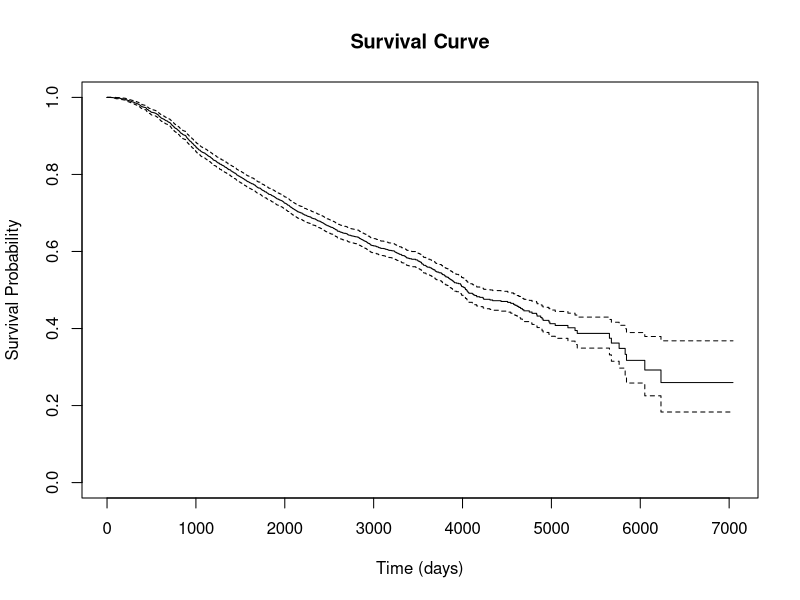
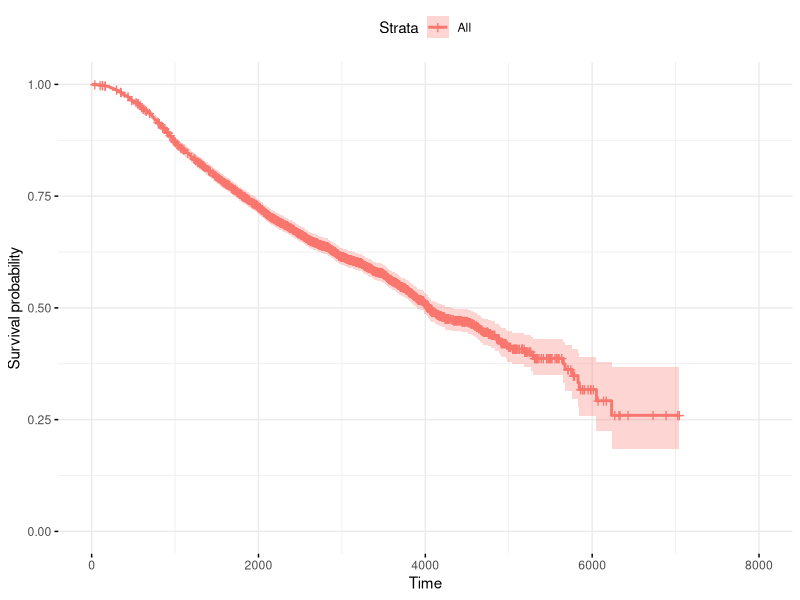
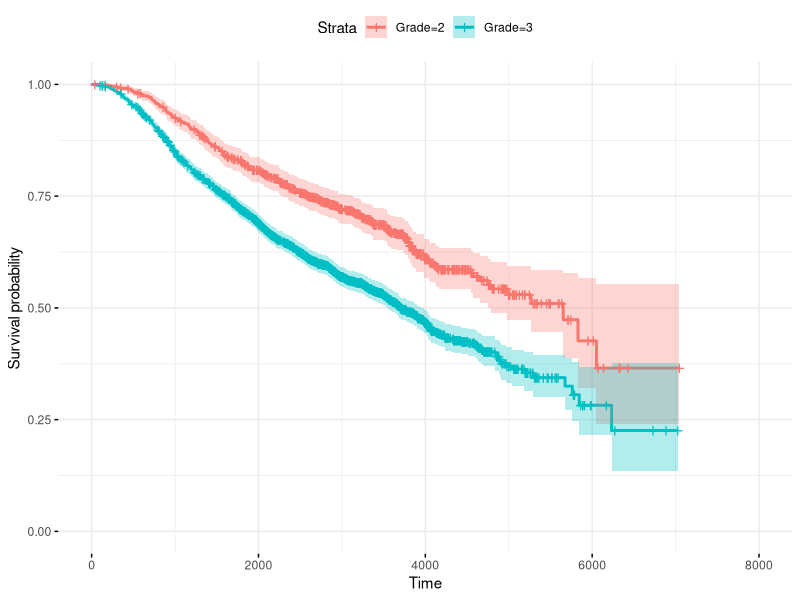
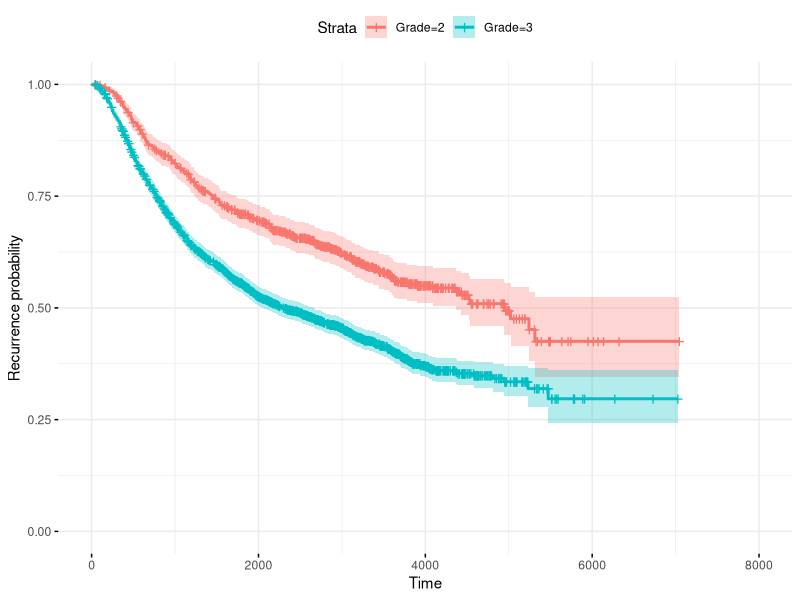
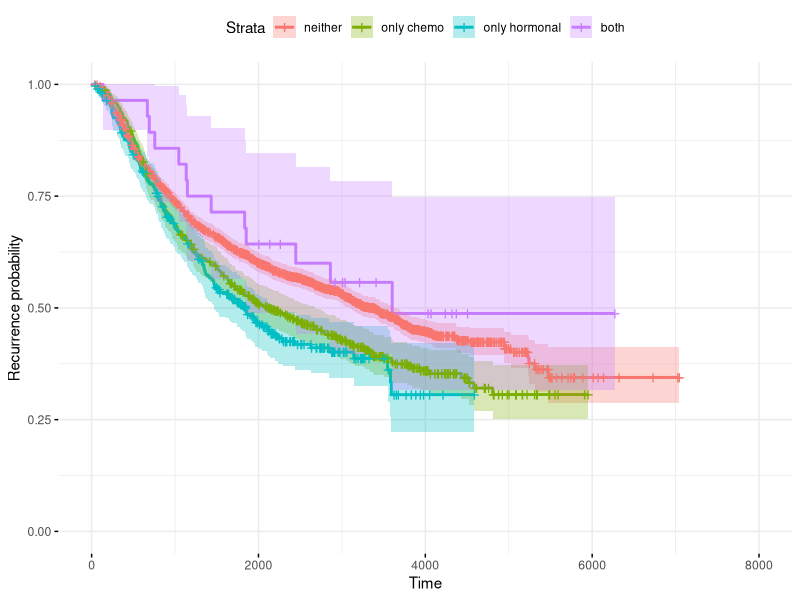
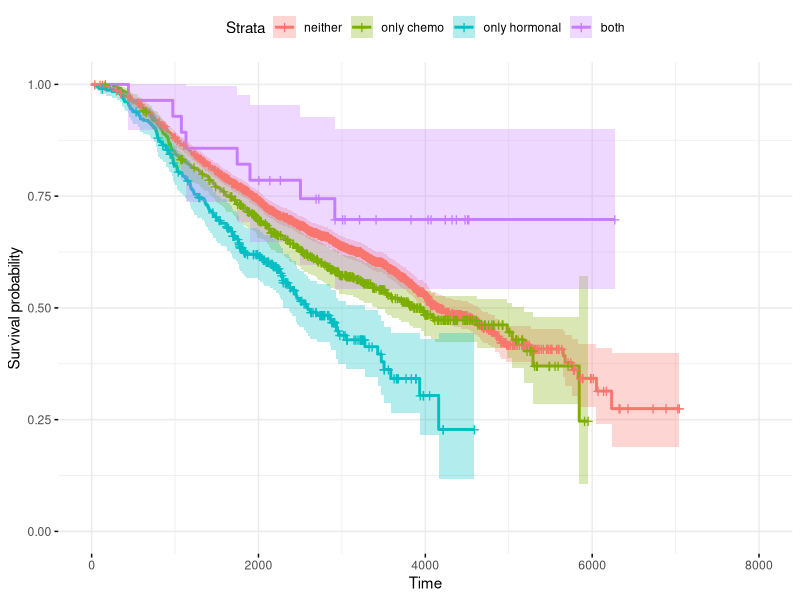

Write R code to recreate these figures, in order.
library(survival)
library(survminer)
library(broom)

cox_model <- coxph(formula = Surv(dtime, death) ~ age, data = rotterdam)
summary(cox_model)
plot(survfit(cox_model), xlab = "Time (days)", ylab = "Survival Probability", 
     main = "Survival Curve")
ggsurvplot(fit=survfit(cox_model), data=rotterdam, ggtheme = theme_minimal())

cox_model2 <- coxph(formula = Surv(dtime, death) ~ grade, data = rotterdam)
summary(cox_model2)
fit <- survfit(Surv(dtime, death) ~ grade, data=rotterdam)
ggsurvplot(fit, conf.int = TRUE, legend.labs=c("Grade=2", "Grade=3"), 
           ggtheme = theme_minimal())


coxph(formula = Surv(rtime, recur) ~ grade, data = rotterdam)
ggsurvplot(fit=survfit(Surv(rtime, recur) ~ grade, data=rotterdam), 
           conf.int = TRUE, legend.labs=c("Grade=2", "Grade=3"), 
           ylab="Recurrence probability",
           ggtheme = theme_minimal())

coxph(formula = Surv(rtime, recur) ~ hormon + chemo, data = rotterdam)
ggsurvplot(fit=survfit(Surv(rtime, recur) ~ hormon + chemo, data=rotterdam), 
           conf.int = TRUE, legend.labs=c("neither", "only chemo", "only hormonal", "both"),
           ylab="Recurrence probability",
           ggtheme = theme_minimal())

coxph(formula = Surv(dtime, death) ~ hormon + chemo, data = rotterdam)
ggsurvplot(fit=survfit(Surv(dtime, death) ~ hormon + chemo, data=rotterdam), 
           conf.int = TRUE, legend.labs=c("neither", "only chemo", "only hormonal", "both"),
           ggtheme = theme_minimal())



#' Cox modeling for recurrence
#' @description 
#' @param 
#' @return
cox_recur <- function(data) {
  
  # compute the cox model with tumor grade as covariate
  cox_model <- coxph(formula = Surv(rtime, recur) ~ grade, data=data)
  print(summary(cox_model))
  # save coefficients in csv file
  write.csv(summary(cox_model)$coefficients, file=paste0(name,"cox_rceur_grade.csv"))
  # plot survival curve and save as png
  plot <- ggsurvplot(fit=survfit(Surv(rtime, recur) ~ grade, data=data), 
                     conf.int = TRUE, 
                     legend.labs=c("Grade=2", "Grade=3"), 
                     ylab="Recurrence probability", 
                     title="Recurrence curve based on tumor grade",
                     ggtheme = theme_minimal())
  ggsave(paste0(name,"cox_recur_grade.png"), plot)
  
  # compute the cox model with treatments as covariates
  cox_model <- coxph(formula = Surv(rtime, recur) ~ hormon + chemo, data=data)
  print(summary(cox_model))
  # save coefficients in csv file
  write.csv(summary(cox_model)$coefficients, file="recur_treatment_1.csv")
  # plot survival curve and save as png
  plot <- ggsurvplot(fit=survfit(Surv(rtime, recur) ~ hormon + chemo, data=data), 
                     conf.int = TRUE, 
                     legend.labs=c("neither", "only chemo", "only hormonal", "both"),
                     ylab="Recurrence probability", 
                     title="Recurrence curve based on treatment",
                     ggtheme = theme_minimal())
  ggsave(paste0(name,"cox_recur_treatment.png"), plot)
  
}


#' Cox modeling for survival
#' @description 
#' @param 
#' @return
cox_surv <- function(data, name) {
  
  # compute the cox model with tumor grade as covariate
  cox_model <- coxph(formula = Surv(dtime, death) ~ grade, data=data)
  print(summary(cox_model))
  # save coefficients in csv file
  write.csv(summary(cox_model)$coefficients, file=paste0(name,"cox_surv_grade.csv"))
  # plot survival curve and save as png
  plot <- ggsurvplot(fit=survfit(Surv(dtime, death) ~ grade, data=data), 
                     conf.int = TRUE, 
                     legend.labs=c("Grade=2", "Grade=3"), 
                     title="Survival curve based on tumor grade",
                     ggtheme = theme_minimal())
  ggsave(paste0(name,"cox_surv_grade.png"), plot)
  
  # compute the cox model with treatments as covariates
  cox_model <- coxph(formula = Surv(dtime, death) ~ hormon + chemo, data=data)
  print(summary(cox_model))
  # save coefficients in csv file
  write.csv(summary(cox_model)$coefficients, file=paste0(name,"cox_surv_treatment.csv"))
  # plot survival curve and save as png
  plot <- ggsurvplot(fit=survfit(Surv(dtime, death) ~ hormon + chemo, data=data), 
                     conf.int = TRUE, 
                     legend.labs=c("neither", "only chemo", "only hormonal", "both"),
                     title="Survival curve based on treatment",
                     ggtheme = theme_minimal())
  ggsave(paste0(name,"cox_surv_treatment.png"), plot)
  
}



